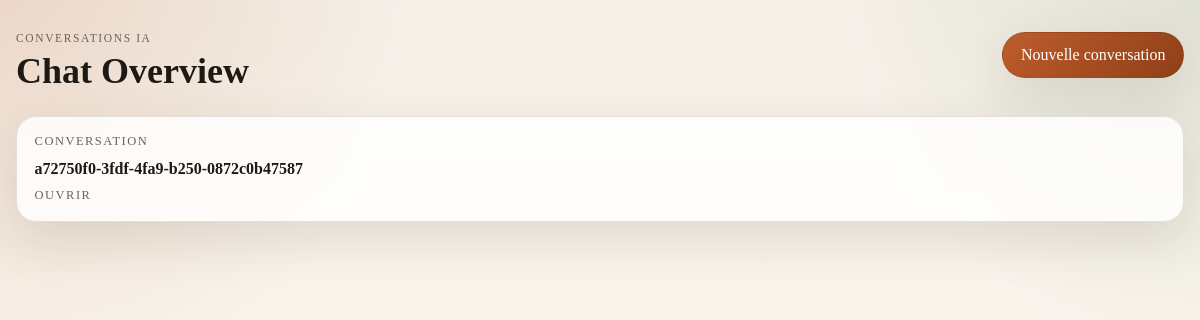
The app's page /chat, older data.
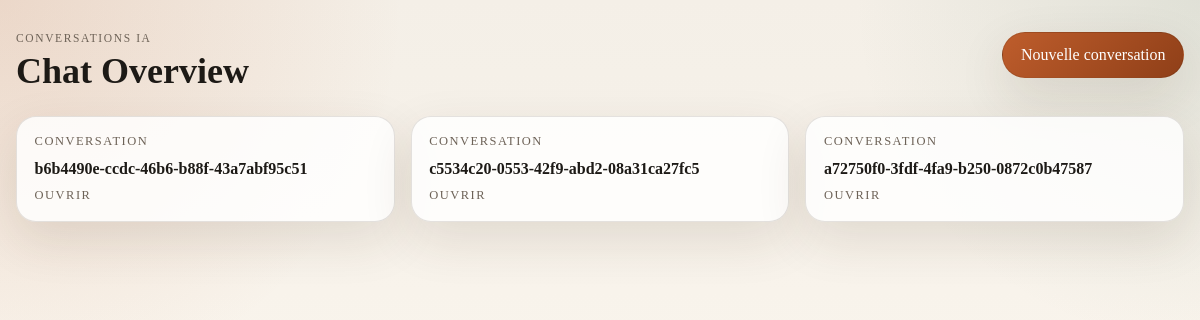
The same page, newer data.
### app.py (models this page shows)
class Chat(db.Model):
    __tablename__ = 'chats'
    id: Mapped[int] = mapped_column(primary_key=True)
    thread_id: Mapped[str] = mapped_column(unique=True, nullable=False)
    messages: Mapped[list['Message']] = relationship(
        back_populates='chat',
        cascade='all, delete-orphan',
        order_by='Message.id',
    )

### app.py (the view)
@app.route('/chat')
def chat_overview():
    return render_template('chats/chat_overview.html', chat_list=get_all_chats())

### app.py (called while the page is built)
def get_all_chats():
    return Chat.query.order_by(Chat.id.desc()).all()

### templates/chats/chat_overview.html (shortened to what this page needs)
{% extends 'base.html' %}
{% block header %}
    <div class="page-header">
        <div>
            <p class="eyebrow">Conversations IA</p>
            <h1>Chat Overview</h1>
        </div>
        <a class="button button-primary" href="{{ url_for('new_chat') }}">Nouvelle conversation</a>
    </div>
{% endblock %}
{% block content %}
    {% if chat_list %}
        <div class="conversation-list">
            {% for chat in chat_list %}
                <a class="conversation-card" href="{{ url_for('chat', chat_id=chat.thread_id) }}">
                    <span class="conversation-label">Conversation</span>
                    <strong>{{ chat.thread_id }}</strong>
                    <span class="conversation-link">Ouvrir</span>
                </a>
            {% endfor %}
        </div>
    {% else %}
        <div class="empty-state">
            <h2>Aucune conversation pour le moment</h2>
            <p>Crée une nouvelle conversation pour commencer à discuter avec l'IA.</p>
            <a class="button button-primary" href="{{ url_for('new_chat') }}">Démarrer une conversation</a>
        </div>
    {% endif %}
{% endblock %}

### templates/base.html (shortened to what this page needs)
<!DOCTYPE html>
<link rel="stylesheet" href="{{ url_for('static', filename='style.css') }}">
<section class="content">
    <header>
        {% block header %}{% endblock %}
    </header>
    {% block content %}{% endblock %}
</section>

### static/style.css (style rules this page uses)
* { box-sizing: border-box; }
.content { width: min(1180px, calc(100% - 2rem)); margin: 0 auto; padding: 2rem 0 3rem; }
.page-header { display: flex; align-items: flex-start; justify-content: space-between; gap: 1rem; margin-bottom: 1.5rem; }
.eyebrow { margin: 0 0 0.35rem; text-transform: uppercase; letter-spacing: 0.14em; font-size: 0.72rem; color: var(--muted); }
h1, h2, h3, p { margin-top: 0; }
h1 { margin-bottom: 0; font-size: clamp(2rem, 3vw, 3rem); }
.button { display: inline-flex; align-items: center; justify-content: center; gap: 0.4rem; padding: 0.8rem 1.1rem; border: 1px solid var(--border); border-radius: 999px; background: var(--surface); color: var(--text); text-decoration: none; font: inherit; box-shadow: var(--shadow); transition: transform 160ms ease, border-color 160ms ease, background 160ms ease; }
.button-primary { background: linear-gradient(135deg, var(--accent), var(--accent-strong)); color: #fff; }
.conversation-list { display: grid; grid-template-columns: repeat(auto-fit, minmax(240px, 1fr)); gap: 1rem; }
.conversation-card { display: flex; flex-direction: column; gap: 0.65rem; padding: 1.1rem; border: 1px solid var(--border); border-radius: 1.25rem; background: var(--surface); text-decoration: none; color: inherit; box-shadow: var(--shadow); }
.conversation-label, .conversation-link, .message-role { font-size: 0.78rem; text-transform: uppercase; letter-spacing: 0.12em; color: var(--muted); }

Row changes from the older to the newer data that the page shows:
added Chat: thread_id "b6b4490e-ccdc-46b6-b88f-43a7abf95c51"
added Chat: thread_id "c5534c20-0553-42f9-abd2-08a31ca27fc5"
